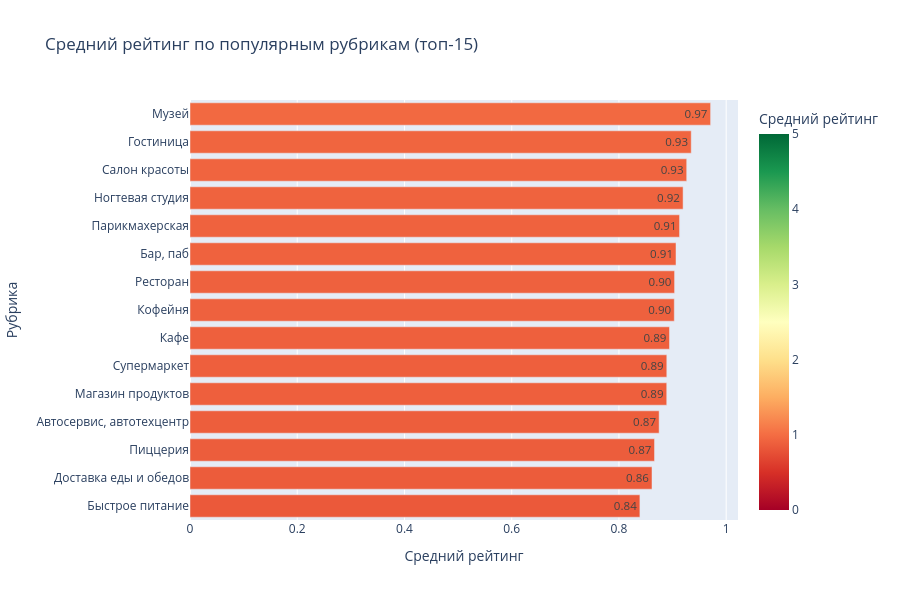

The notebook cell this image was saved under:
### Code cell
rubric_ratings = {}

for _, row in data_clean.iterrows():
    items = row['rubrics_list']
    if not items: 
        continue
    for r in items:
        rubric_ratings.setdefault(r, []).append(row['rating'])

rubric_avg = {r: np.mean(v) for r, v in rubric_ratings.items()}
top = sorted(rubric_avg.items(), key=lambda x: len(rubric_ratings[x[0]]), reverse=True)[:15]

df_rubric = pd.DataFrame(top, columns=['rubric', 'avg_rating'])
df_rubric['count'] = df_rubric['rubric'].apply(lambda x: len(rubric_ratings[x]))
df_rubric = df_rubric.sort_values('avg_rating', ascending=True)

fig = px.bar(df_rubric, x='avg_rating', y='rubric', orientation='h', text_auto='.2f',
             color='avg_rating', color_continuous_scale='RdYlGn', range_color=(0, 5),
             title='Средний рейтинг по популярным рубрикам (топ-15)',
             labels={'avg_rating': 'Средний рейтинг', 'rubric': 'Рубрика'},
             height=600, hover_data={'count': ':,.0f отзывов'})
fig.update_layout(yaxis={'categoryorder': 'total ascending'})
fig.show()

### Figure 1 — Plotly figure (JSON) as saved in the notebook; plotly's stock layout.template omitted (floating-point values rounded to 4 significant figures)
{"data": [{"customdata": [[15858], [13696], [9256], [10557], [19807], [18264], [55326], [10052], [53625], [18258], [9337], [11421], [17631], [40556], [8841]], "hovertemplate": "Средний рейтинг=%{marker.color}<br>Рубрика=%{y}<br>count=%{customdata[0]:,.0f отзывов}<extra></extra>", "legendgroup": "", "marker": {"color": [0.8391, 0.8616, 0.8664, 0.875, 0.8891, 0.8892, 0.8943, 0.9032, 0.9038, 0.9064, 0.913, 0.9196, 0.9264, 0.9348, 0.9709], "coloraxis": "coloraxis", "pattern": {"shape": ""}}, "name": "", "orientation": "h", "showlegend": false, "textposition": "auto", "texttemplate": "%{x:.2f}", "type": "bar", "x": [0.8391, 0.8616, 0.8664, 0.875, 0.8891, 0.8892, 0.8943, 0.9032, 0.9038, 0.9064, 0.913, 0.9196, 0.9264, 0.9348, 0.9709], "xaxis": "x", "y": ["Быстрое питание", "Доставка еды и обедов", "Пиццерия", "Автосервис, автотехцентр", "Магазин продуктов", "Супермаркет", "Кафе", "Кофейня", "Ресторан", "Бар, паб", "Парикмахерская", "Ногтевая студия", "Салон красоты", "Гостиница", "Музей"], "yaxis": "y"}], "layout": {"barmode": "relative", "coloraxis": {"cmax": 5, "cmin": 0, "colorbar": {"title": {"text": "Средний рейтинг"}}, "colorscale": [[0, "rgb(165,0,38)"], [0.1, "rgb(215,48,39)"], [0.2, "rgb(244,109,67)"], [0.3, "rgb(253,174,97)"], [0.4, "rgb(254,224,139)"], [0.5, "rgb(255,255,191)"], [0.6, "rgb(217,239,139)"], [0.7, "rgb(166,217,106)"], [0.8, "rgb(102,189,99)"], [0.9, "rgb(26,152,80)"], [1, "rgb(0,104,55)"]]}, "height": 600, "legend": {"tracegroupgap": 0}, "title": {"text": "Средний рейтинг по популярным рубрикам (топ-15)"}, "xaxis": {"anchor": "y", "domain": [0, 1], "title": {"text": "Средний рейтинг"}}, "yaxis": {"anchor": "x", "categoryorder": "total ascending", "domain": [0, 1], "title": {"text": "Рубрика"}}}}
